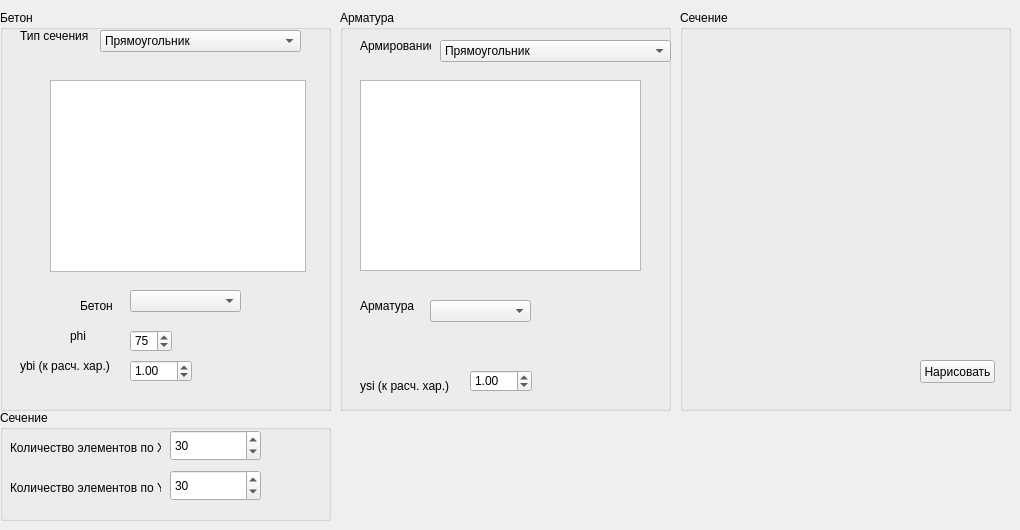
      <widget class="QWidget" name="tabStandartSection">
       <attribute name="title">
        <string>Стандартное сечение</string>
       </attribute>
       <widget class="QGroupBox" name="groupBox_5">
        <property name="geometry">
         <rect>
          <x>0</x>
          <y>410</y>
          <width>331</width>
          <height>111</height>
         </rect>
        </property>
        <property name="title">
         <string>Сечение</string>
        </property>
        <widget class="QSpinBox" name="boxNx">
         <property name="geometry">
          <rect>
           <x>170</x>
           <y>20</y>
           <width>91</width>
           <height>31</height>
          </rect>
         </property>
         <property name="minimum">
          <number>2</number>
         </property>
         <property name="maximum">
          <number>200</number>
         </property>
         <property name="singleStep">
          <number>1</number>
         </property>
         <property name="value">
          <number>30</number>
         </property>
        </widget>
        <widget class="QSpinBox" name="boxNy">
         <property name="geometry">
          <rect>
           <x>170</x>
           <y>60</y>
           <width>91</width>
           <height>31</height>
          </rect>
         </property>
         <property name="minimum">
          <number>2</number>
         </property>
         <property name="maximum">
          <number>200</number>
         </property>
         <property name="singleStep">
          <number>1</number>
         </property>
         <property name="value">
          <number>30</number>
         </property>
        </widget>
        <widget class="QLabel" name="labelTypeSection_7">
         <property name="geometry">
          <rect>
           <x>10</x>
           <y>30</y>
           <width>151</width>
           <height>16</height>
          </rect>
         </property>
         <property name="text">
          <string>Количество элементов по Х</string>
         </property>
        </widget>
        <widget class="QLabel" name="labelTypeSection_8">
         <property name="geometry">
          <rect>
           <x>10</x>
           <y>70</y>
           <width>151</width>
           <height>16</height>
          </rect>
         </property>
         <property name="text">
          <string>Количество элементов по Y</string>
         </property>
        </widget>
       </widget>
       <widget class="QGroupBox" name="groupBox_6">
        <property name="geometry">
         <rect>
          <x>680</x>
          <y>10</y>
          <width>331</width>
          <height>401</height>
         </rect>
        </property>
        <property name="title">
         <string>Сечение</string>
        </property>
        <widget class="QPushButton" name="buttonDraw">
         <property name="geometry">
          <rect>
           <x>240</x>
           <y>350</y>
           <width>75</width>
           <height>23</height>
          </rect>
         </property>
         <property name="text">
          <string>Нарисовать</string>
         </property>
        </widget>
        <widget class="MatplotlibWidget" name="mplForm">
         <property name="geometry">
          <rect>
           <x>30</x>
           <y>30</y>
           <width>281</width>
           <height>251</height>
          </rect>
         </property>
        </widget>
       </widget>
       <widget class="QGroupBox" name="groupBox_7">
        <property name="geometry">
         <rect>
          <x>0</x>
          <y>10</y>
          <width>331</width>
          <height>401</height>
         </rect>
        </property>
        <property name="title">
         <string>Бетон</string>
        </property>
        <widget class="QLabel" name="labelCode_6">
         <property name="geometry">
          <rect>
           <x>20</x>
           <y>340</y>
           <width>91</width>
           <height>31</height>
          </rect>
         </property>
         <property name="text">
          <string>ybi (к расч. хар.)</string>
         </property>
        </widget>
        <widget class="QTableWidget" name="tableFormConc">
         <property name="geometry">
          <rect>
           <x>50</x>
           <y>70</y>
           <width>256</width>
           <height>192</height>
          </rect>
         </property>
        </widget>
        <widget class="QLabel" name="labelCodeConcrete">
         <property name="geometry">
          <rect>
           <x>80</x>
           <y>280</y>
           <width>41</width>
           <height>31</height>
          </rect>
         </property>
         <property name="text">
          <string>Бетон</string>
         </property>
        </widget>
        <widget class="QComboBox" name="boxCodeConc">
         <property name="geometry">
          <rect>
           <x>130</x>
           <y>280</y>
           <width>111</width>
           <height>22</height>
          </rect>
         </property>
        </widget>
        <widget class="QComboBox" name="boxFormConc">
         <property name="geometry">
          <rect>
           <x>100</x>
           <y>20</y>
           <width>201</width>
           <height>22</height>
          </rect>
         </property>
         <item>
          <property name="text">
           <string>Прямоугольник</string>
          </property>
         </item>
        </widget>
        <widget class="QLabel" name="labelCode_3">
         <property name="geometry">
          <rect>
           <x>20</x>
           <y>10</y>
           <width>71</width>
           <height>31</height>
          </rect>
         </property>
         <property name="text">
          <string>Тип сечения</string>
         </property>
        </widget>
        <widget class="QDoubleSpinBox" name="doubleBoxYbi">
         <property name="geometry">
          <rect>
           <x>130</x>
           <y>350</y>
           <width>62</width>
           <height>22</height>
          </rect>
         </property>
         <property name="minimum">
          <double>0.010000000000000</double>
         </property>
         <property name="maximum">
          <double>2.000000000000000</double>
         </property>
         <property name="value">
          <double>1.000000000000000</double>
         </property>
        </widget>
        <widget class="QLabel" name="labelCode_9">
         <property name="geometry">
          <rect>
           <x>70</x>
           <y>310</y>
           <width>41</width>
           <height>31</height>
          </rect>
         </property>
         <property name="text">
          <string>phi</string>
         </property>
        </widget>
        <widget class="QSpinBox" name="spinBoxPhi">
         <property name="geometry">
          <rect>
           <x>130</x>
           <y>320</y>
           <width>42</width>
           <height>22</height>
          </rect>
         </property>
         <property name="minimum">
          <number>1</number>
         </property>
         <property name="value">
          <number>75</number>
         </property>
        </widget>
       </widget>
       <widget class="QGroupBox" name="groupBox_8">
        <property name="geometry">
         <rect>
          <x>340</x>
          <y>10</y>
          <width>331</width>
          <height>401</height>
         </rect>
        </property>
        <property name="title">
         <string>Арматура</string>
        </property>
        <widget class="QLabel" name="labelCodeReinf">
         <property name="geometry">
          <rect>
           <x>20</x>
           <y>280</y>
           <width>71</width>
           <height>31</height>
          </rect>
         </property>
         <property name="text">
          <string>Арматура</string>
         </property>
        </widget>
        <widget class="QComboBox" name="boxFormRein">
         <property name="geometry">
          <rect>
           <x>100</x>
           <y>30</y>
           <width>231</width>
           <height>22</height>
          </rect>
         </property>
         <item>
          <property name="text">
           <string>Прямоугольник</string>
          </property>
         </item>
         <item>
          <property name="text">
           <string>Двутавр</string>
          </property>
         </item>
         <item>
          <property name="text">
           <string>Круг</string>
          </property>
         </item>
        </widget>
        <widget class="QLabel" name="labelCode_4">
         <property name="geometry">
          <rect>
           <x>20</x>
           <y>20</y>
           <width>71</width>
           <height>31</height>
          </rect>
         </property>
         <property name="text">
          <string>Армирование</string>
         </property>
        </widget>
        <widget class="QTableWidget" name="tableFormRein">
         <property name="geometry">
          <rect>
           <x>20</x>
           <y>70</y>
           <width>281</width>
           <height>191</height>
          </rect>
         </property>
        </widget>
        <widget class="QComboBox" name="boxCodeRein">
         <property name="geometry">
          <rect>
           <x>90</x>
           <y>290</y>
           <width>101</width>
           <height>22</height>
          </rect>
         </property>
        </widget>
        <widget class="QLabel" name="labelCode_7">
         <property name="geometry">
          <rect>
           <x>20</x>
           <y>360</y>
           <width>91</width>
           <height>31</height>
          </rect>
         </property>
         <property name="text">
          <string>ysi (к расч. хар.)</string>
         </property>
        </widget>
        <widget class="QDoubleSpinBox" name="doubleBoxYsi">
         <property name="geometry">
          <rect>
           <x>130</x>
           <y>360</y>
           <width>62</width>
           <height>22</height>
          </rect>
         </property>
         <property name="minimum">
          <double>0.010000000000000</double>
         </property>
         <property name="maximum">
          <double>2.000000000000000</double>
         </property>
         <property name="value">
          <double>1.000000000000000</double>
         </property>
        </widget>
       </widget>
      </widget>
